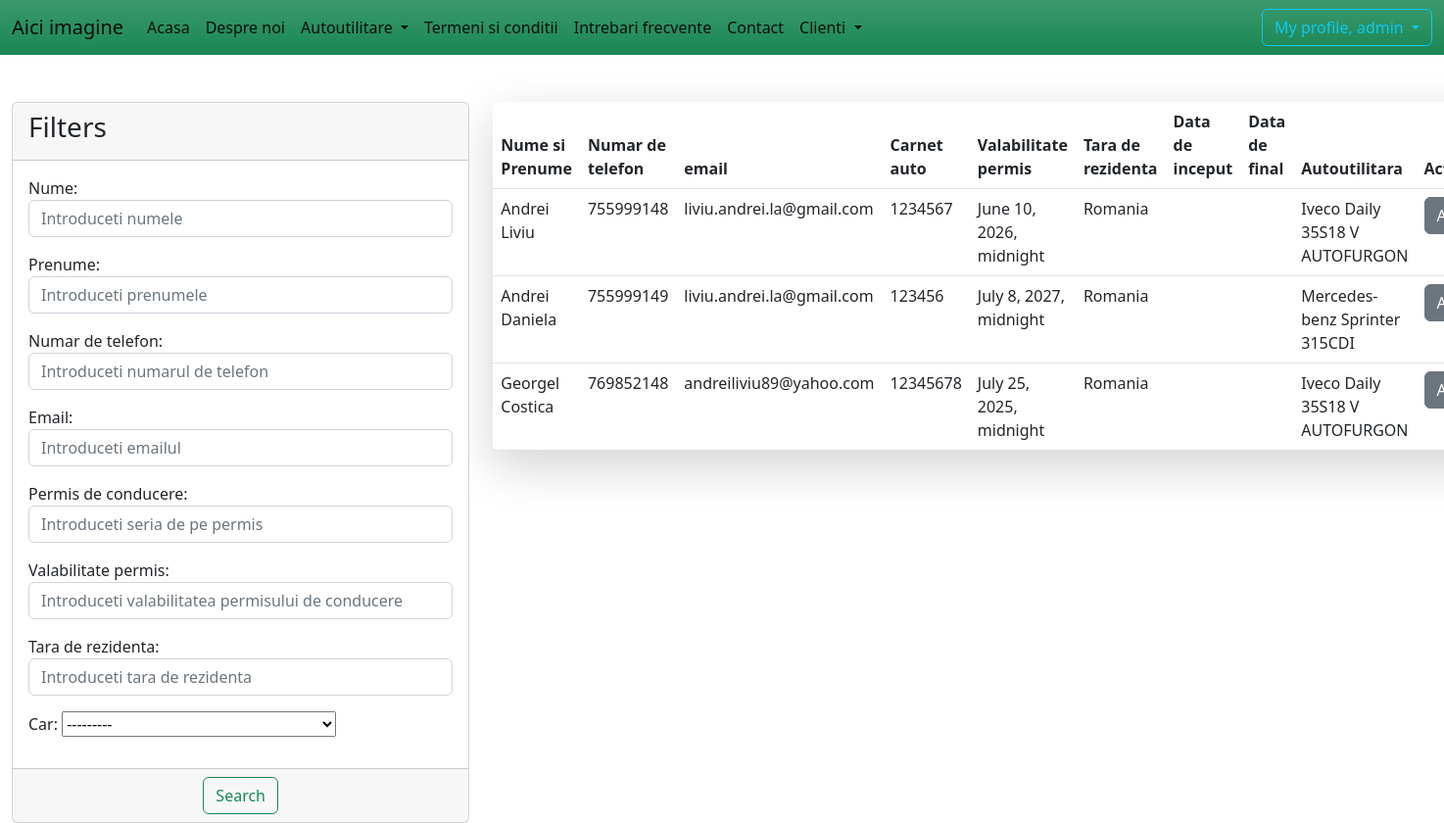
The page /lista_de_clienti/ (signed in) on the database its author committed.
### client/models.py (models this page shows, shortened)
class Client(models.Model):
    first_name = models.CharField(max_length=30)
    last_name = models.CharField(max_length=30)
    phone_number = models.IntegerField()
    email = models.EmailField()
    driver_license = models.IntegerField()
    drivers_validity_license = models.DateTimeField()
    country_of_residence = models.CharField(max_length=30)  # aici de pus dropdown cu tarile
    car = models.ForeignKey(Autoutilitare, on_delete=models.CASCADE)
    active = models.BooleanField(default=True)
    created_at = models.DateTimeField(auto_now_add=True)
    update_at = models.DateTimeField(auto_now=True)

### autoutilitare/models.py (models this page shows)
class Autoutilitare(models.Model):
    model = models.CharField(max_length=40)
    categorie = models.CharField(max_length=30)
    an_fabricatie = models.IntegerField()
    caroserie = models.CharField(max_length=30)
    combustibil = models.CharField(max_length=30)
    putere = models.CharField(max_length=30)
    capacitate_cilindrica = models.CharField(max_length=30)
    norma_poluare = models.CharField(max_length=30)
    greutate_maxima = models.IntegerField()
    cutie_de_viteza = models.CharField(max_length=30)
    numar_de_locuri = models.IntegerField()
    aer_conditionat = models.BooleanField(default=False)
    alarma = models.BooleanField(default=False)
    geamuri_electrice = models.BooleanField(default=False)
    inchidere_centralizata = models.BooleanField(default=False)
    servodirectie = models.BooleanField(default=False)
    navigatie = models.BooleanField(default=False)
    senzori_parcare = models.BooleanField(default=False)
    tractiune_integrala = models.BooleanField(default=False)
    camera_marsalier = models.BooleanField(default=False)
    active = models.BooleanField(default=True)
    created_at = models.DateTimeField(auto_now_add=True)
    update_at = models.DateTimeField(auto_now=True)
    def __str__(self):
        return f'{self.model}'

### client/views.py (the view)
# urls.py: path('lista_de_clienti/', views.ClientListView.as_view(), name='lista-de-clienti'),
class ClientListView(LoginRequiredMixin, PermissionRequiredMixin, ListView):
    template_name = 'client/lista_de_clienti.html'
    model = Client
    context_object_name = 'all_clients'
    permission_required = 'client.view_list_of_clients'
    def get_context_data(self, **kwargs):
        data = super(ClientListView, self).get_context_data(**kwargs)
        clients = Client.objects.all()
        my_filter = ClientFilter(self.request.GET, queryset=clients)
        clients = my_filter.qs
        data['all_clients'] = clients
        data['my_filter'] = my_filter
        return data

### templates/client/lista_de_clienti.html (shortened to what this page needs)
{% extends 'base.html' %}
{% block content %}
    <div class="container-fluid">
        <div class="row">
            <div class="col-md-4"><br><br>
                <div class="card">
                    <div class="card-header">
                        <h3>Filters</h3>
                    </div>
                    <form method="get">
                        <div class="card-body">
                            {{ my_filter.form.as_p }}
                        </div>
                        <div class="card-footer text-center">
                            <button type="submit" class="btn btn-outline-success">Search</button>
                        </div>
                    </form>
                </div>
            </div>
            <div class="col-md-8">
                <br><br>
            {% if all_clients %}
                <table class="table shadow-lg p-3 mb-5 bg-body rounded">
                    <thead>
                    <tr>
                        <th>Nume si Prenume</th>
                        <th>Numar de telefon</th>
                        <th>email</th>
                        <th>Carnet auto</th>
                        <th>Valabilitate permis</th>
                        <th>Tara de rezidenta</th>
                        <th>Data de inceput</th>
                        <th>Data de final</th>
                        <th>Autoutilitara</th>
                        <th>Actiuni</th>
                    </tr>
                    </thead>
                    <tbody>
                    {% for client in all_clients %}
                        <tr>
                            <td>{{ client.first_name }} {{ client.last_name }}</td>
                            <td>{{ client.phone_number }} </td>
                            <td>{{ client.email }} </td>
                            <td>{{ client.driver_license }} </td>
                            <td>{{ client.drivers_validity_license }} </td>
                            <td>{{ client.country_of_residence }} </td>
                            <td>{{ client.start_date|date:"d-m-Y" }} </td>
                            <td>{{ client.end_date|date:"d-m-Y" }} </td>
                            <td>{{ client.car }} </td>
                            <td>
                                <div class="dropdown">
                                    <button class="btn btn-secondary dropdown-toggle" type="button"
                                            data-bs-toggle="dropdown" aria-expanded="false">
                                        Actiuni
                                    </button>
                                </div>
                            </td>
                        </tr>
                    {% endfor %}
                    </tbody>
                </table>
            {% else %}
                <h3>Nu sunt clienti cu aceasta cautare</h3>
            {% endif %}
            </div>
        </div>
    </div>
{% endblock %}

### templates/navbar.html (shortened to what this page needs)
<nav class="navbar navbar-expand-lg bg-success bg-gradient">
    <div class="container-fluid">
        <a class="navbar-brand" href="#">Aici imagine</a>
        <div class="collapse navbar-collapse" id="navbarSupportedContent">
            <ul class="navbar-nav me-auto mb-2 mb-lg-0">
                <li class="nav-item">
                    <a class="nav-link active" aria-current="page" href="{% url 'acasa' %}">Acasa</a>
                </li>
                <li class="nav-item">
                    <a class="nav-link active" aria-current="page" href="{% url 'despre-noi' %}">Despre noi</a>
                </li>
                {% if request.user.is_authenticated %}
                    <li class="nav-item dropdown">
                        <a class="nav-link active dropdown-toggle" href="#" role="button" data-bs-toggle="dropdown"
                           aria-expanded="false">
                            Autoutilitare
                        </a>
                    </li>
                {% endif %}
                <li class="nav-item">
                    <a class="nav-link active" aria-current="page" href="{% url 'termeni' %}">Termeni si conditii</a>
                </li>
                <li class="nav-item">
                    <a class="nav-link active" aria-current="page" href="#">Intrebari frecvente</a>
                </li>
                <li class="nav-item">
                    <a class="nav-link active" aria-current="page" href="#">Contact</a>
                </li>
                {% if request.user.is_authenticated %}
                    {% if perms.client.add_client or perms.client.view_list_of_clients %}
                        <li class="nav-item dropdown">
                            <a class="nav-link active dropdown-toggle" href="#" role="button" data-bs-toggle="dropdown"
                               aria-expanded="false">
                                Clienti
                            </a>
                    {% endif %}
                        </li>
                {% endif %}
            </ul>
            {% if request.user.is_authenticated %}
                <div class="btn-group">
                    <button type="button" class="btn btn-outline-info dropdown-toggle" data-bs-toggle="dropdown" aria-expanded="false">
                        My profile, {{ request.user.username }}
                    </button>
                </div>
            {% else %}
                <a href="{% url 'login' %}" class="btn btn-outline-success me-2">Login</a>
                <a href="{% url 'sign-up ' %}" class="btn btn-outline-success">Sign up</a>
            {% endif %}
        </div>
    </div>
</nav>

### rows shown on the page
Client: first_name "Andrei", last_name "Liviu", phone_number "755999148", email "liviu.andrei.la@gmail.com", driver_license "1234567", drivers_validity_license "June 10, 2026, midnight", country_of_residence "Romania", car "Iveco Daily 35S18 V AUTOFURGON"
Client: first_name "Andrei", last_name "Daniela", phone_number "755999149", email "liviu.andrei.la@gmail.com", driver_license "123456", drivers_validity_license "July 8, 2027, midnight", country_of_residence "Romania", car "Mercedes-benz Sprinter 315CDI"
Client: first_name "Georgel", last_name "Costica", phone_number "769852148", email "andreiliviu89@yahoo.com", driver_license "12345678", drivers_validity_license "July 25, 2025, midnight", country_of_residence "Romania", car "Iveco Daily 35S18 V AUTOFURGON"

### other values the page prints
{{ request.user.username }} "admin"
